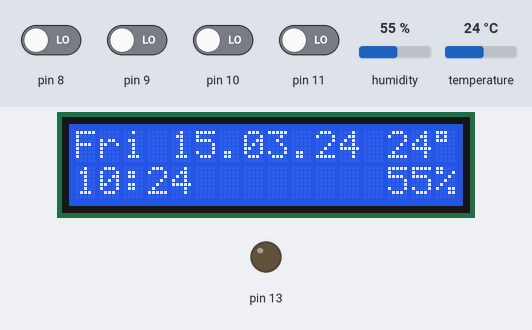
Bench run of a sketch on a simulated Arduino Uno, built with avr-gcc and run on an emulated ATmega328P. On the bench: 16×2 character LCD, output pins drawn as LEDs (lit = HIGH). Inputs (shaded band) come from the test bench; at power-on: pin 8–11 LOW, humidity 55 %, temperature 24 °C. The local clock reads 2024-03-15 10:24:30 at power-on unless the sketch sets it.

Above: at 1.2 s.
1.3 s: pin 8 driven HIGH
At 3.2 s:
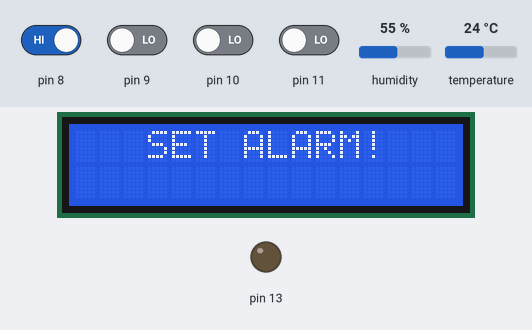
4.0 s: pin 9 driven HIGH
At 4.3 s:
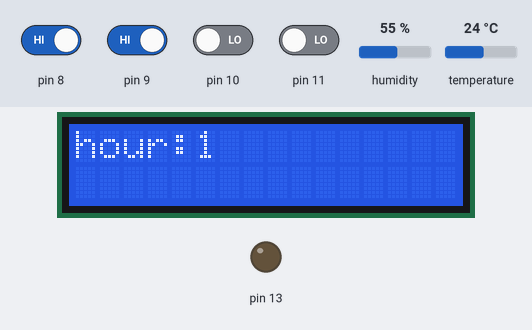
6.7 s: pin 11 driven HIGH
At 7.8 s:
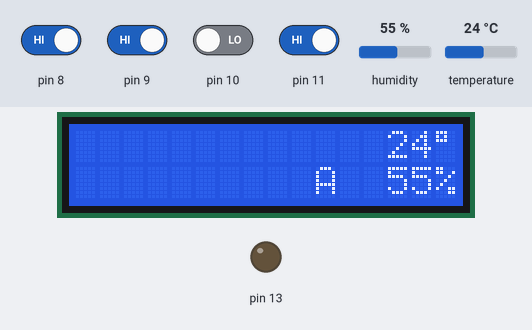
12.7 s: pin 8 driven LOW
At 13.9 s:
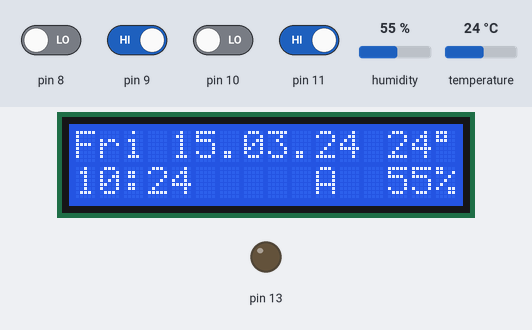
15.4 s: humidity set to 22 %
At 16.7 s:
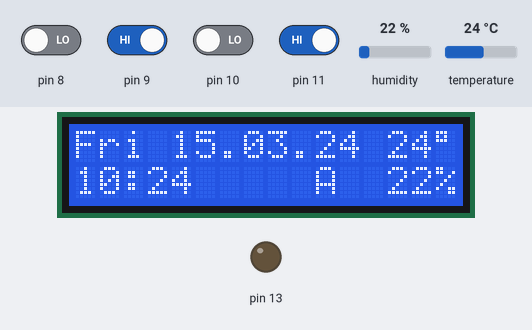
18.1 s: temperature set to 12 °C
At 20.1 s:
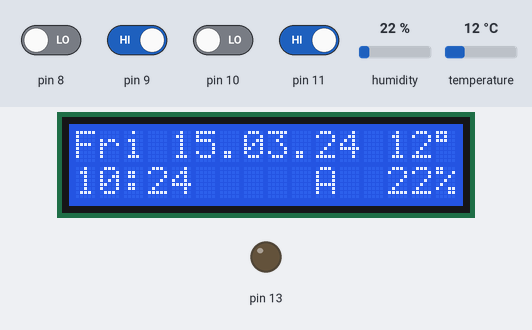
Timing chart, 0 to 21.6 s (numbered marks = the images above; inputs shaded):
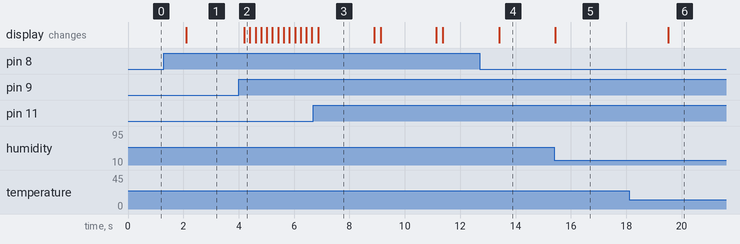

Measured:
- after the input at 1.3 s, the display: changes after 0.81 s (image 1)
- after the input at 4.0 s, the display: changes after 0.20 s (image 2)
- after the input at 6.7 s, the display: changes after 0.17 s (image 3)
- after the input at 12.7 s, the display: changes after 0.70 s (image 4)
- after the input at 15.4 s, the display: changes at once (image 5)
- after the input at 18.1 s, the display: changes after 1.4 s (image 6)
- what the display in image 3 shows lasts 2.0 s, from 6.9 s to 8.9 s

The sketch:

Arduino_Alarm_Clock.ino
```cpp
/*

######################################################
Author: sagnik-p
######################################################


HERE ARE THE CONNECTIONS:

LCD Connections
rs = 2
en = 3
d4 = 4
d5 = 5
d6 = 6
d7 = 7

Buttons
Set Alarm/View Alarm = 8
Set Minute (increments by one everytime the button is pressed) = 10
Set Hours (increments by one everytime the button is pressed) = 9
Exit Button = 11

DHT11 Sensor
output = 12

DS3231 RTC
SCL of DS3231 = A5 of Arduino
SDA of DS3231 = A4 of Arduino

Buzzer/led for the alarm
output = 13
*/


// Include the libraries required
#include <Wire.h>
#include <dht.h>
#include <LiquidCrystal.h>
#include <DS3231.h>

// Define symbolic constants and create objects
dht DHT;
#define DHT11_PIN 12
LiquidCrystal lcd(2,3,4,5,6,7);
DS3231 rtc(SDA,SCL);


String dayshort="",day="",dates="",dateshort="",times="";
long ahours=0,amins=0;
void setup() {
  pinMode(13,OUTPUT);
  lcd.begin(16, 2);
  Wire.begin();


  /*
    *************************VERY IMPORTANT***********************
    When Setting the time for the rtc, FOLLOW THESE STEPS:

    Uncomment the lines below, set the values to current time and upload
    Then, comment these lines again and upload again so that the real time clock does not set its time to the mentioned value whenever it boots
  */

  //rtc.setDOW(WEDNESDAY);
  //rtc.setTime(21, 20, 0);
  //rtc.setDate(26, 9, 2018);

}
void loop() {
  lcd.setCursor(0,0);
  dayshort=rtc.getDOWStr();
  day=dayshort.substring(0,3);
  lcd.print(day);
  lcd.print(" ");
  dates=rtc.getDateStr();
  dateshort = dates.substring(0,6)  +  dates.substring(8);
  lcd.print(dateshort);
  lcd.setCursor(0,1);
  times=rtc.getTimeStr();
  lcd.print(times.substring(0,5));
  int dr8=digitalRead(8);
  if(dr8 == HIGH)
  {


    if(amins == 0 && ahours == 0 )
    {
      lcd.clear();
      lcd.print("   SET ALARM!   ");
    }
    else
    {
      lcd.clear();
      lcd.setCursor(0,0);
      lcd.print("ALARM AT :");
      lcd.setCursor(7,1);
      if(ahours<10){
        lcd.print("0");
        lcd.print(ahours);
      }else{
        lcd.print(ahours);
      }
      if(amins<10)
      {
        lcd.print("0");
        lcd.print(amins);

      }
      else
      {
        lcd.print(amins);
      }
      lcd.print(" Hrs");
    }
    gotolabel:
    int dr9=digitalRead(9);
    if(dr9 == HIGH)
    {
       ahours++;
       delay(200);
       if(ahours >= 24)
       {
          ahours=00;
       }
       lcd.clear();
       lcd.setCursor(0,0);
       lcd.print("hour:");
       lcd.print(ahours);
     }
     int dr10=digitalRead(10);
     if(dr10 == HIGH)
     {
        amins++;
        delay(150);
        if(amins>=60)
        {
          amins=00;
          lcd.clear();
        }
        lcd.clear();
        lcd.setCursor(0,1);
        lcd.print("minutes:");
        lcd.print(amins);
     }
     int  exitbuttonstatus= digitalRead(11);
     if(exitbuttonstatus == LOW)
     {
      goto gotolabel;
     }
     else
     {
      lcd.clear();
     }
  }
  if(amins!=0 || ahours!=0)
  {
    lcd.setCursor(10,1);
    lcd.print("A");
  }
  int chk = DHT.read11(DHT11_PIN);
  lcd.setCursor(13,0);
  lcd.print(DHT.temperature);
  lcd.setCursor(15,0);
  lcd.print(char(223));
  lcd.setCursor(13,1);
  lcd.print(DHT.humidity);
  lcd.setCursor(15,1);
  lcd.print("%");
  delay(2000);
  String currenttime=rtc.getTimeStr();
  String cm=currenttime.substring(3,5),ch=currenttime.substring(0,2);
  long currentmins = cm.toInt();
  long currenthours= ch.toInt();
  if(amins==currentmins && ahours==currenthours)
  {
      digitalWrite(13,HIGH);
      lcd.clear();
      lcd.print("   ALARM ALARM   ");
      delay (5000);
      lcd.clear();
      digitalWrite(13,LOW);
      amins=0,ahours=0;
  }
}
```
